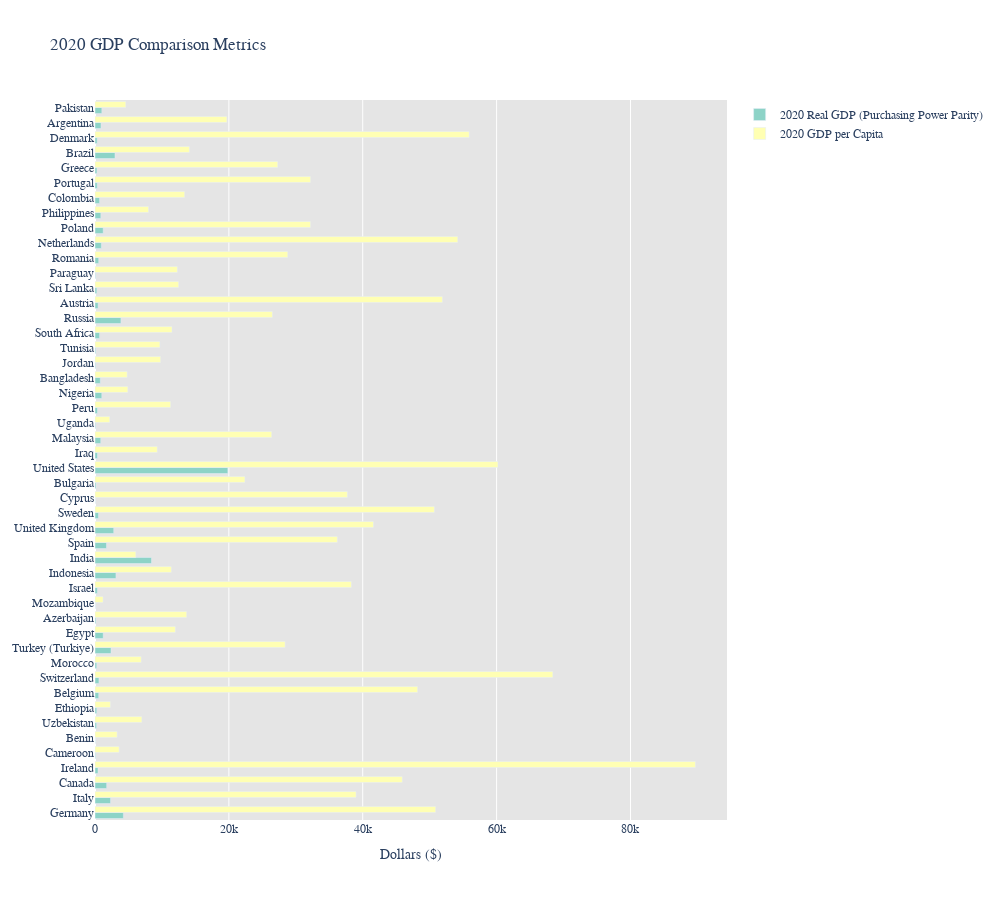

Source (notebook cell):
### Markdown cell above
## All Countries: Real GDP and GDP Per Capita Bar Charts (3 charts to follow, 2018 to 2019)

### Code cell
#CHART 1 OF 3
#2020 Comparison Metrics Bar Chart: all countries

fig = go.Figure()

country = df["Country"]

#Real GDP
fig.add_trace(go.Bar(
    x= df["2020 Real GDP (purchasing power parity, in billions)"], y=country,
    name="2020 Real GDP (Purchasing Power Parity)",
    orientation='h'
)) 

#GDP Per Cap
fig.add_trace(go.Bar(
    x= df["2020 GDP per Capita (in $)"], y=country,
    name="2020 GDP per Capita",
    orientation='h'
))  

fig.update_layout(
    title_text="2020 GDP Comparison Metrics",
    plot_bgcolor="rgb(229, 229, 229)",
    width=1000,
    height =900,
    font_family="Century Gothic",
    colorway = px.colors.qualitative.Set3,
    xaxis_title="Dollars ($)",

    
)

fig.show()

### Figure 1 — Plotly figure (JSON) as saved in the notebook; plotly's stock layout.template omitted (floating-point values rounded to 4 significant figures)
{"data": [{"name": "2020 Real GDP (Purchasing Power Parity)", "orientation": "h", "type": "bar", "x": [4239.0, 2322.0, 1743.0, 448.0, 94.94, 40.29, 239.4, 264.1, 557.1, 590.7, 259.4, 2394.0, 1223.0, 138.5, 38.42, 353.4, 3130.0, 8443.0, 1715.0, 2798.0, 524.8, 33.67, 155.1, 19850.0, 372.3, 855.6, 99.61, 371.3, 1014.0, 793.5, 100.2, 115.0, 680.0, 3876.0, 463.1, 274.8, 87.98, 556.1, 945.5, 1223.0, 871.6, 683.9, 331.6, 292.4, 2989.0, 326.2, 893.3, 1021.0], "y": ["Germany", "Italy", "Canada", "Ireland", "Cameroon", "Benin", "Uzbekistan", "Ethiopia", "Belgium", "Switzerland", "Morocco", "Turkey (Turkiye)", "Egypt", "Azerbaijan", "Mozambique", "Israel", "Indonesia", "India", "Spain", "United Kingdom", "Sweden", "Cyprus", "Bulgaria", "United States", "Iraq", "Malaysia", "Uganda", "Peru", "Nigeria", "Bangladesh", "Jordan", "Tunisia", "South Africa", "Russia", "Austria", "Sri Lanka", "Paraguay", "Romania", "Netherlands", "Poland", "Philippines", "Colombia", "Portugal", "Greece", "Brazil", "Denmark", "Argentina", "Pakistan"]}, {"name": "2020 GDP per Capita", "orientation": "h", "type": "bar", "x": [50900, 39000, 45900, 89700, 3600, 3300, 7000, 2300, 48200, 68400, 6900, 28400, 12000, 13700, 1200, 38300, 11400, 6100, 36200, 41600, 50700, 37700, 22400, 60200, 9300, 26400, 2200, 11300, 4900, 4800, 9800, 9700, 11500, 26500, 51900, 12500, 12300, 28800, 54200, 32200, 8000, 13400, 32200, 27300, 14100, 55900, 19700, 4600], "y": ["Germany", "Italy", "Canada", "Ireland", "Cameroon", "Benin", "Uzbekistan", "Ethiopia", "Belgium", "Switzerland", "Morocco", "Turkey (Turkiye)", "Egypt", "Azerbaijan", "Mozambique", "Israel", "Indonesia", "India", "Spain", "United Kingdom", "Sweden", "Cyprus", "Bulgaria", "United States", "Iraq", "Malaysia", "Uganda", "Peru", "Nigeria", "Bangladesh", "Jordan", "Tunisia", "South Africa", "Russia", "Austria", "Sri Lanka", "Paraguay", "Romania", "Netherlands", "Poland", "Philippines", "Colombia", "Portugal", "Greece", "Brazil", "Denmark", "Argentina", "Pakistan"]}], "layout": {"colorway": ["rgb(141,211,199)", "rgb(255,255,179)", "rgb(190,186,218)", "rgb(251,128,114)", "rgb(128,177,211)", "rgb(253,180,98)", "rgb(179,222,105)", "rgb(252,205,229)", "rgb(217,217,217)", "rgb(188,128,189)", "rgb(204,235,197)", "rgb(255,237,111)"], "font": {"family": "Century Gothic"}, "height": 900, "plot_bgcolor": "rgb(229, 229, 229)", "title": {"text": "2020 GDP Comparison Metrics"}, "width": 1000, "xaxis": {"title": {"text": "Dollars ($)"}}}}
